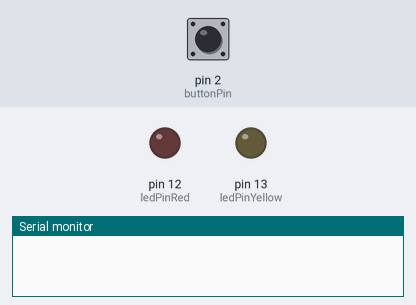
The sketch below on a simulated Arduino Uno, built with avr-gcc and run on an emulated ATmega328P. Parts: output pins drawn as LEDs (lit = HIGH), the last lines printed to the serial monitor. The test bench sets the inputs (shaded band); at power-on: pin 2 (buttonPin) LOW.

Above: at 1.2 s.
1.3 s: pin 2 (buttonPin) pulled HIGH for 0.15 s
At 2.4 s:
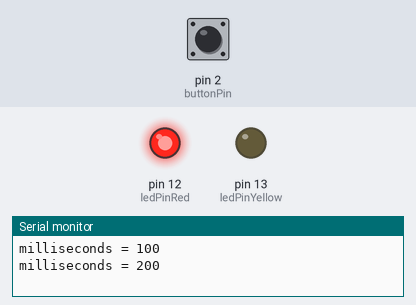
3.0 s: pin 2 (buttonPin) pulled HIGH for 3.2 s
At 7.4 s:
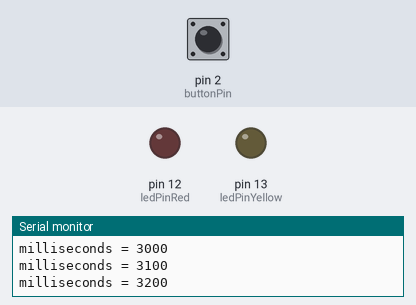
7.7 s: pin 2 (buttonPin) pulled HIGH for 1 s
At 9.1 s:
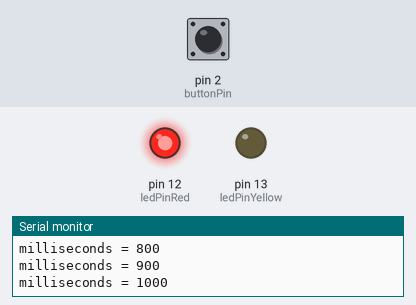
Timing chart, 0 to 10.7 s (numbered marks = the images above; inputs shaded):
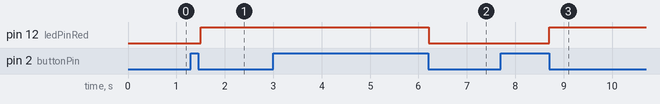

Measured:
- after the input at 1.3 s, pin 12 (ledPinRed): LOW → HIGH after 0.20 s
- after the input at 3.0 s, pin 12 (ledPinRed): HIGH → LOW after 3.2 s
- after the input at 7.7 s, pin 12 (ledPinRed): LOW → HIGH after 1.0 s

The sketch:

Projekt_03-Tryckknappbrytare-ovn3.ino
```cpp
/*******************************************
*  Projekt 3 - Tryckknappbrytare övn 3
********************************************/

int pressLength_milliSeconds = 0;

int pushRed_milliSeconds    = 100;
int pushYellow_milliSeconds = 2000;
int turnOff_milliSeconds    = 3000;

const int buttonPin =  2;

const int ledPinRed    = 12;
const int ledPinYellow = 13;

void setup() {
  pinMode(ledPinRed, OUTPUT);
  pinMode(ledPinYellow, OUTPUT);
  pinMode(buttonPin, INPUT);
  Serial.begin(9600);
}

void loop() {

  while( digitalRead(buttonPin) == HIGH )
  {
    delay(100);
    pressLength_milliSeconds = pressLength_milliSeconds + 100;

    Serial.print("milliseconds = ");
    Serial.println(pressLength_milliSeconds);
  }

  if( pressLength_milliSeconds >= turnOff_milliSeconds )
  {
    digitalWrite(ledPinRed, LOW);
    digitalWrite(ledPinYellow, LOW);
  }
  else if( pressLength_milliSeconds >= pushYellow_milliSeconds )
  {
    digitalWrite(ledPinYellow, HIGH);
  }
  else if( pressLength_milliSeconds >= pushRed_milliSeconds )
  {
    digitalWrite(ledPinRed, HIGH);
  }

  pressLength_milliSeconds = 0;
}
```
